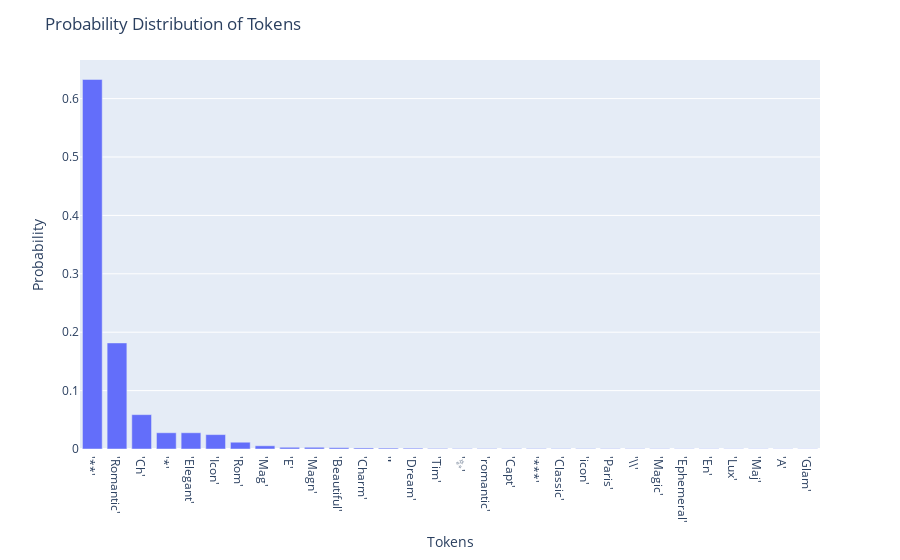

The cell this chart's notebook holds for it:
### Markdown cell above
You can also display the next token probability.

### Code cell
tokenizer.plot_logits(out.logits)

### Figure 1 — Plotly figure (JSON) as saved in the notebook; plotly's stock layout.template omitted (floating-point values rounded to 4 significant figures)
{"data": [{"hovertemplate": "x=%{x}<br>y=%{y}<extra></extra>", "legendgroup": "", "marker": {"color": "#636efa", "pattern": {"shape": ""}}, "name": "", "orientation": "v", "showlegend": false, "textposition": "auto", "type": "bar", "x": ["'**'", "'Romantic'", "'Ch'", "'*'", "'Elegant'", "'Icon'", "'Rom'", "'Mag'", "'E'", "'Magn'", "'Beautiful'", "'Charm'", "'<b>'", "'Dream'", "'Tim'", "'✨'", "'romantic'", "'Capt'", "'***'", "'Classic'", "'icon'", "'Paris'", "'\\\\'", "'Magic'", "'Ephemeral'", "'En'", "'Lux'", "'Maj'", "'A'", "'Glam'"], "xaxis": "x", "y": [0.6328, 0.1816, 0.05884, 0.02783, 0.02783, 0.02466, 0.0116, 0.005493, 0.002945, 0.002945, 0.002289, 0.001778, 0.001564, 0.001381, 0.0009537, 0.0007401, 0.0007401, 0.0007401, 0.0007401, 0.0006523, 0.0006523, 0.000576, 0.0005112, 0.0005112, 0.0004501, 0.0004501, 0.0003967, 0.0003967, 0.000351, 0.000351], "yaxis": "y"}], "layout": {"barmode": "relative", "legend": {"tracegroupgap": 0}, "margin": {"t": 60}, "title": {"text": "Probability Distribution of Tokens"}, "xaxis": {"anchor": "y", "domain": [0, 1], "title": {"text": "Tokens"}}, "yaxis": {"anchor": "x", "domain": [0, 1], "title": {"text": "Probability"}}}}
